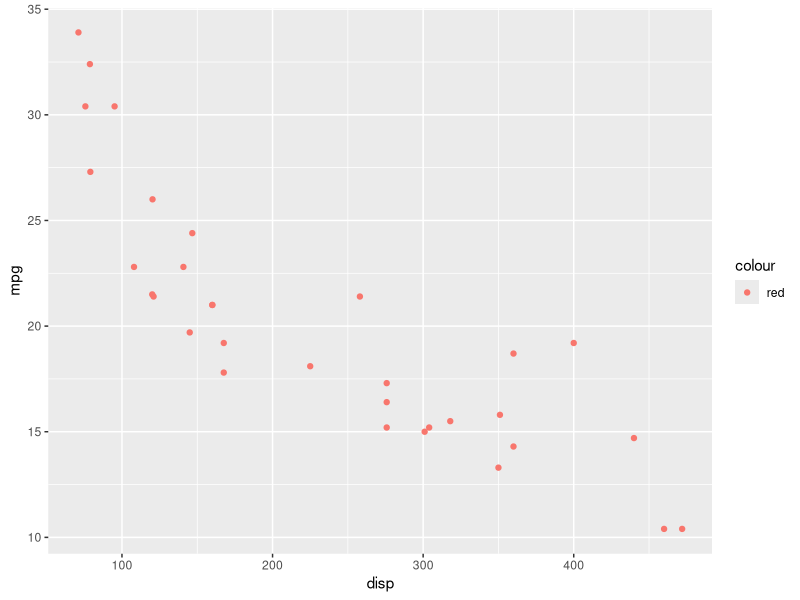
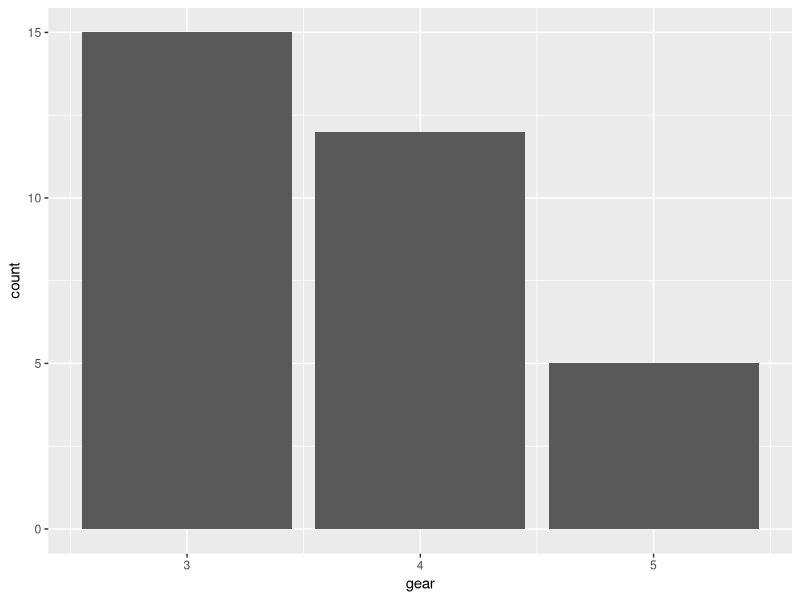
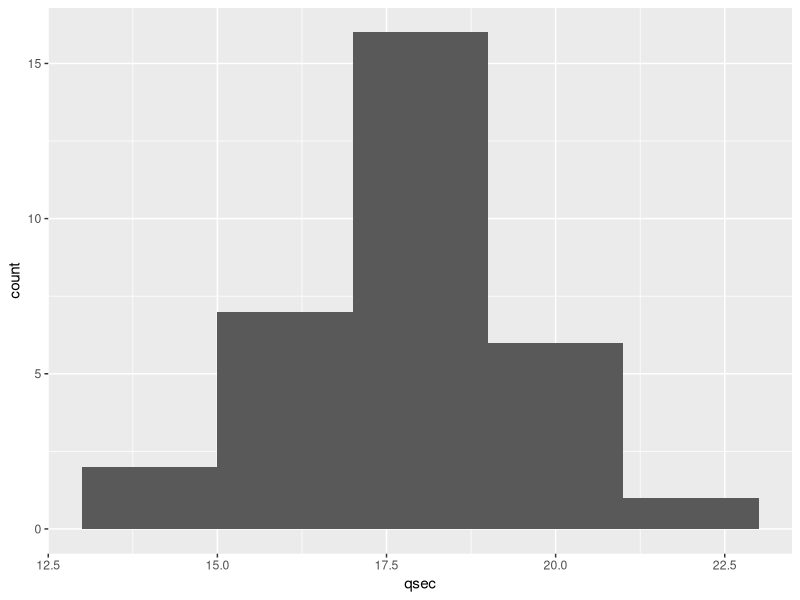
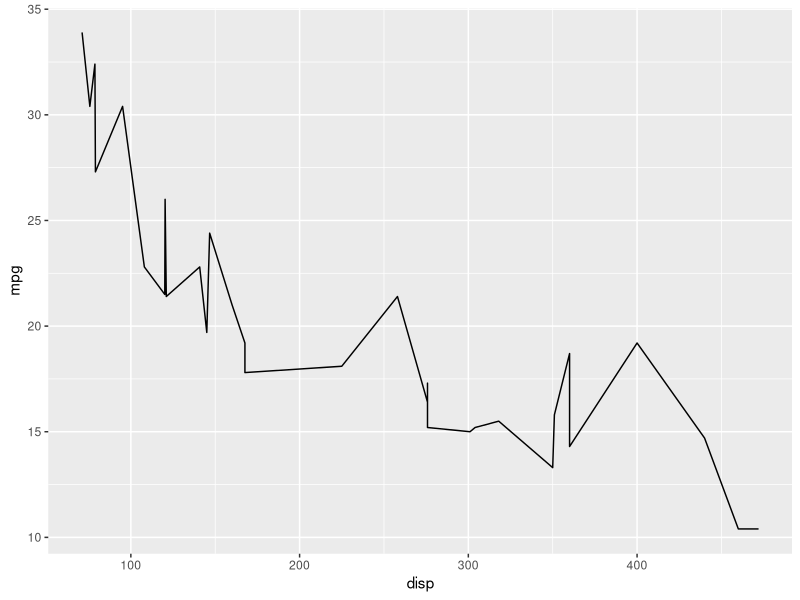
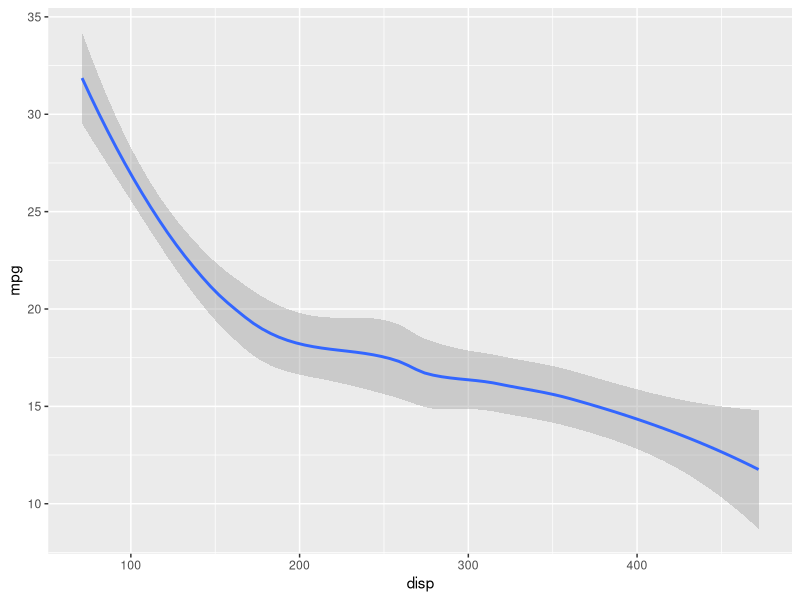
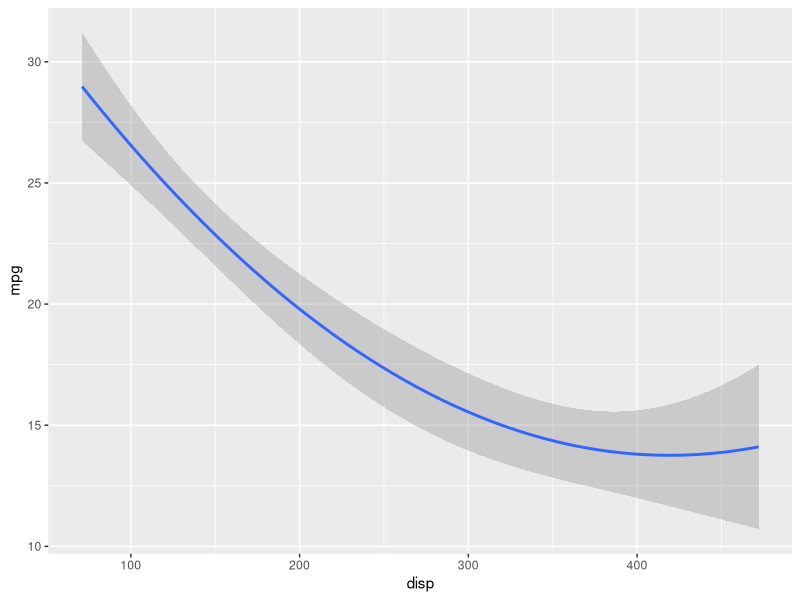
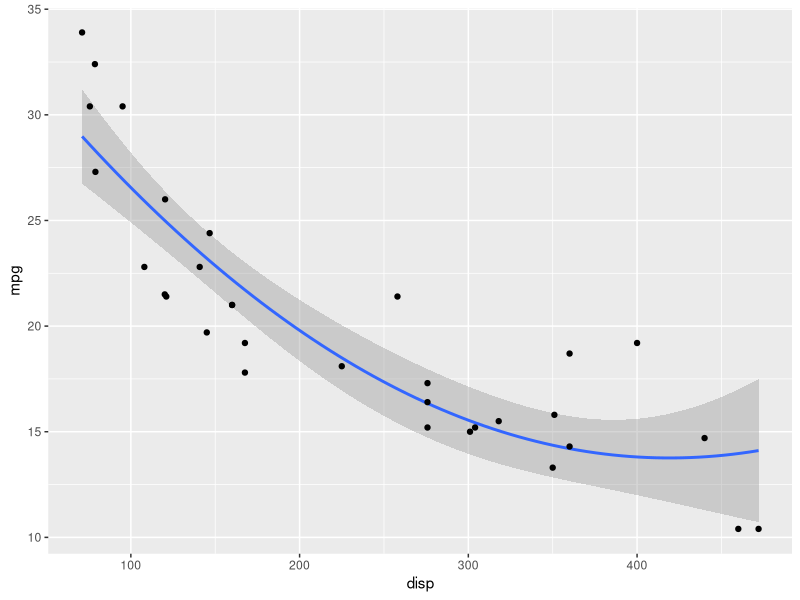
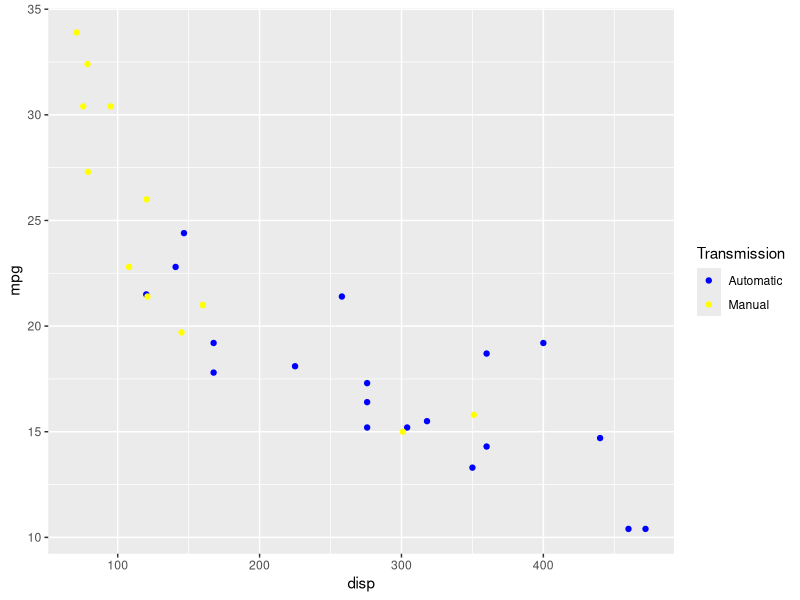

Reproduce these figures in R, in order.
install.packages("ggplot2")
library(ggplot2)
install.packages("tidyverse")
library(tidyverse)
str(mtcars)
p<-ggplot(data=mtcars)
p+geom_point(mapping=aes(x=disp, y=mpg, color="red"))
mtcars$disp
mtcars$mpg
ggplot(data=mtcars)+geom_bar(mapping=aes(x=gear))
mtcars$gear
ggplot(data=mtcars)+geom_histogram(mapping=aes(x=qsec), binwidth = 2)
p+geom_line(mapping=aes(x=disp, y=mpg))
p+geom_smooth(mapping=aes(x=disp, y=mpg))
p+geom_smooth(mapping=aes(x=disp, y=mpg), method = "lm",formula = y~poly(x,2))
ggplot(mtcars, mapping = aes(x=disp, y=mpg)) + geom_smooth(method = "lm",formula = y~poly(x,2))+geom_point()
ggplot(mtcars, mapping = aes(x=disp, y=mpg,color=factor(am, levels=c(0,1), labels=c("Automatic","Manual"))))+scale_color_manual(values=c("blue","yellow"))+geom_point()+labs(color="Transmission")
ggplot(mtcars, mapping = aes(x=cyl, y=gear, fill=hp))+geom_tile()
ggplot(mtcars)+geom_point(mapping=aes(x=disp, y=mpg))+facet_grid(. ~ am)
ggplot(mtcars)+geom_point(mapping=aes(x=disp, y=mpg))+facet_grid(gear ~ am)
ggplot(mtcars)+geom_point(mapping=aes(x=disp, y=mpg))+facet_wrap( ~ carb, ncol=2)
ggplot(mtcars)+geom_bar(mapping=aes(x=factor(cyl),fill=factor(am)),show.legend = FALSE, position="stack")
mpg_df <- data.frame(name=rownames(mtcars),mpg=mtcars$mpg)
ggplot(mpg_df)+geom_bar(mapping=aes(x=name, y=mpg),stat="Identity")+coord_flip()
library(gridExtra)
